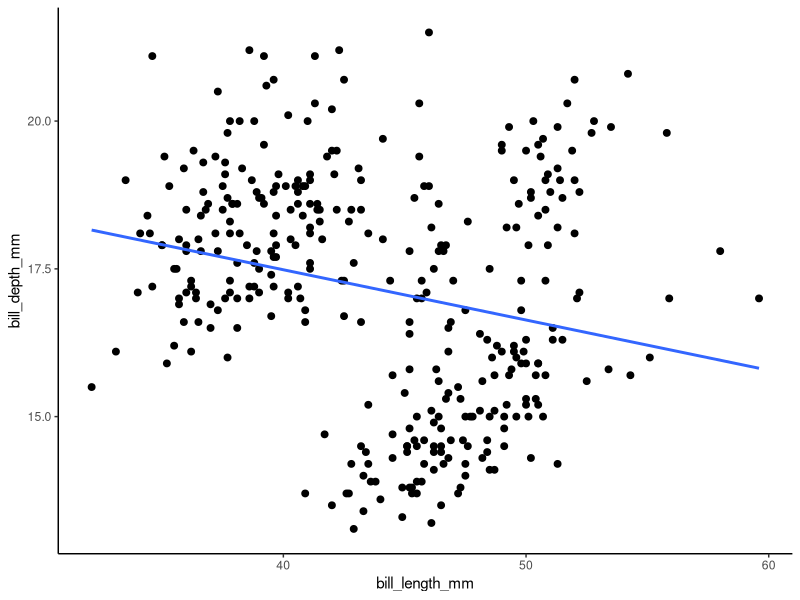
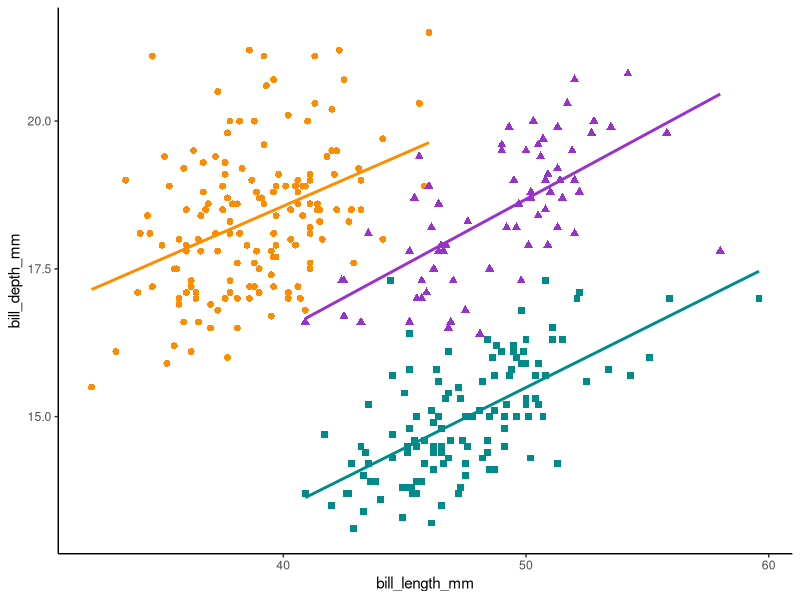

These figures' R source, in order:
## ---- chunk 1
palmerpenguins::penguins

# species : 펭귄 종을 나타내는 factor형 변수(Adélie, Chinstrap, Gentoo)
# island : 남극 파머 군도의 섬을 나타내는 factor형 변수(Biscoe, Dreams, Torgersen)
# bill_length_mm : 펭귄 부리의 길이를 ㎜단위로 나타낸 number형 변수
# bill_depth_mm : 펭귄 부리의 깊이를 ㎜단위로 나타낸 number형 변수
# flipper_length_mm : 펭귄 물갈퀴의 길이를 ㎜단위로 나타낸 integer형 변수
# body_mass_g : 펭귄 몸무게를 g단위로 나타낸 integer형 변수
# sex : 펭귄 성별을 나타낸 factor형 변수(female, male)
# year : 연구 시점이 담긴 integer형 변수(2007, 2008, 2009)
## ---- chunk 2
library(palmerpenguins)
library(tidyverse)

ggplot(data = penguins, aes(x = bill_length_mm, y = bill_depth_mm)) +
  geom_point(size = 2) +
  geom_smooth(method = "lm", se = FALSE) +
  theme_classic()
## ---- chunk 3
library(palmerpenguins)

ggplot(data = penguins, aes(x = bill_length_mm, y = bill_depth_mm)) +
  geom_point(aes(color = species, 
                 shape = species),
             size = 2) + 
  geom_smooth(method = "lm", se = FALSE, aes(color = species)) +
  scale_color_manual(values = c("darkorange","darkorchid","cyan4")) +
  theme_classic() +
  theme(legend.position = "none")

